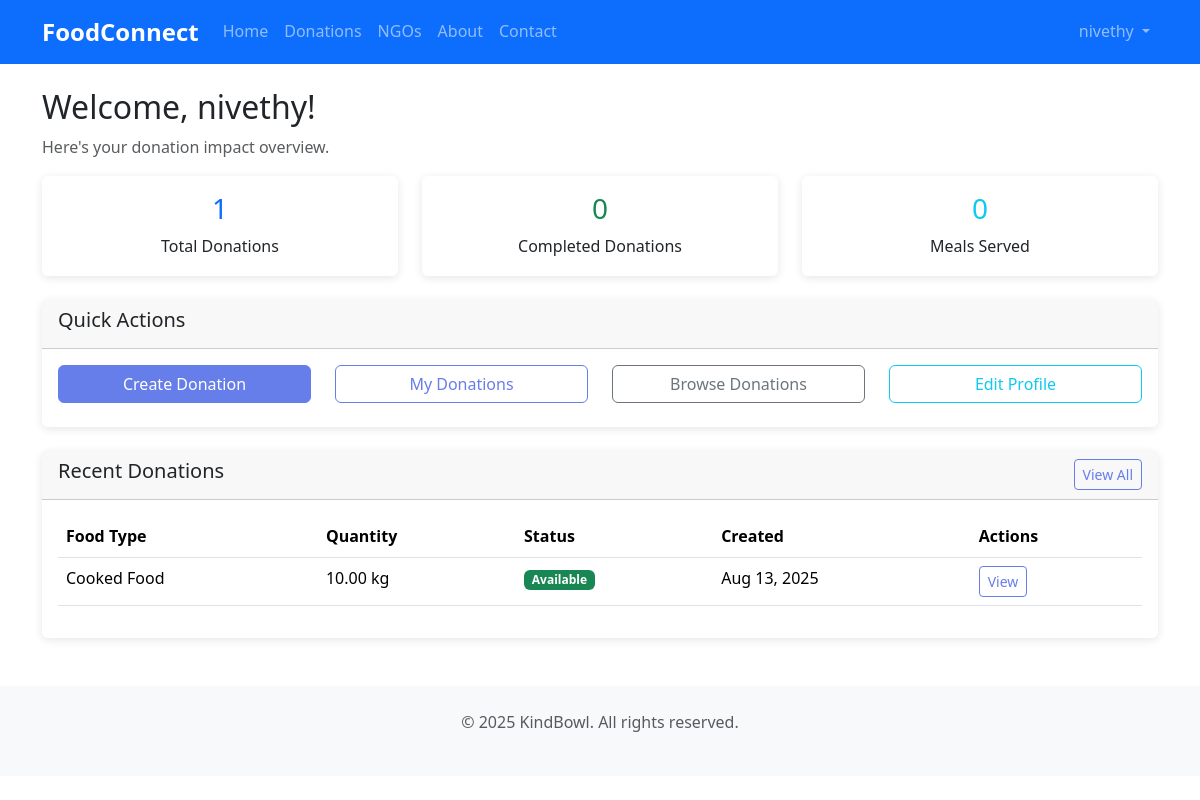
Page /dashboard/ (signed in) on the committed database.
### accounts/models.py (models this page shows, shortened)
class User(AbstractUser):
    USER_TYPES = [
        ('donor', 'Donor'),
        ('ngo', 'NGO'),
        ('admin', 'Admin'),
    ]
    user_type = models.CharField(max_length=20, choices=USER_TYPES, default='donor')
    phone = models.CharField(max_length=15, blank=True)
    address = models.TextField(blank=True)
    created_at = models.DateTimeField(auto_now_add=True)
    updated_at = models.DateTimeField(auto_now=True)
    class Meta:
        verbose_name = 'User'
        verbose_name_plural = 'Users'

### donations/models.py (models this page shows, shortened)
class FoodDonation(models.Model):
    FOOD_TYPES = [
        ('cooked', 'Cooked Food'),
        ('raw', 'Raw Food'),
        ('packaged', 'Packaged Food'),
        ('beverages', 'Beverages'),
        ('other', 'Other'),
    ]
    STATUS_CHOICES = [
        ('available', 'Available'),
        ('accepted', 'Accepted'),
        ('completed', 'Completed'),
        ('expired', 'Expired'),
        ('cancelled', 'Cancelled'),
    ]
    donor = models.ForeignKey(User, on_delete=models.CASCADE)
    food_type = models.CharField(max_length=50, choices=FOOD_TYPES)
    quantity = models.DecimalField(max_digits=10, decimal_places=2)
    unit = models.CharField(max_length=20)
    description = models.TextField()
    pickup_option = models.BooleanField(default=True)
    drop_off_address = models.TextField(blank=True)
    available_until = models.DateTimeField()
    status = models.CharField(max_length=20, choices=STATUS_CHOICES, default='available')
    image = models.ImageField(upload_to='donations/', blank=True, null=True)
    created_at = models.DateTimeField(auto_now_add=True)
    updated_at = models.DateTimeField(auto_now=True)
    class Meta:
        verbose_name = 'Food Donation'
        verbose_name_plural = 'Food Donations'
        ordering = ['-created_at']

### main/views.py (the view, shortened to what this page needs)
# urls.py: path('dashboard/', views.dashboard, name='dashboard'),
@login_required
def dashboard(request):
    if request.user.user_type == 'donor':
        my_donations = FoodDonation.objects.filter(donor=request.user)
        total_donations = my_donations.count()
        completed_donations = my_donations.filter(status='completed').count()
        total_meals = DonationHistory.objects.filter(
            donation__donor=request.user,
            status='completed'
        ).aggregate(total=Sum('estimated_meals'))['total'] or 0
        context = {
            'total_donations': total_donations,
            'completed_donations': completed_donations,
            'total_meals': total_meals,
            'recent_donations': my_donations[:5],
        }
        template = 'dashboard/donor_dashboard.html'
    return render(request, template, context)

### templates/dashboard/donor_dashboard.html (shortened to what this page needs)
{% extends 'base.html' %}
{% block content %}
<div class="row">
    <div class="col-12">
        <h2>Welcome, {{ user.username }}!</h2>
        <p class="text-muted">Here's your donation impact overview.</p>
    </div>
</div>
<div class="row mb-4">
    <div class="col-md-4">
        <div class="card text-center">
            <div class="card-body">
                <h3 class="card-title text-primary">{{ total_donations }}</h3>
                <p class="card-text">Total Donations</p>
            </div>
        </div>
    </div>
    <div class="col-md-4">
        <div class="card text-center">
            <div class="card-body">
                <h3 class="card-title text-success">{{ completed_donations }}</h3>
                <p class="card-text">Completed Donations</p>
            </div>
        </div>
    </div>
    <div class="col-md-4">
        <div class="card text-center">
            <div class="card-body">
                <h3 class="card-title text-info">{{ total_meals }}</h3>
                <p class="card-text">Meals Served</p>
            </div>
        </div>
    </div>
</div>
<div class="row mb-4">
    <div class="col-12">
        <div class="card">
            <div class="card-header">
                <h5>Quick Actions</h5>
            </div>
            <div class="card-body">
                <div class="row">
                    <div class="col-md-3">
                        <a href="{% url 'donations:create' %}" class="btn btn-primary w-100 mb-2">
                             Create Donation
                        </a>
                    </div>
                    <div class="col-md-3">
                        <a href="{% url 'donations:my_donations' %}" class="btn btn-outline-primary w-100 mb-2">
                             My Donations
                        </a>
                    </div>
                    <div class="col-md-3">
                        <a href="{% url 'donations:list' %}" class="btn btn-outline-secondary w-100 mb-2">
                             Browse Donations
                        </a>
                    </div>
                    <div class="col-md-3">
                        <a href="{% url 'accounts:profile' %}" class="btn btn-outline-info w-100 mb-2">
                             Edit Profile
                        </a>
                    </div>
                </div>
            </div>
        </div>
    </div>
</div>
<div class="row">
    <div class="col-12">
        <div class="card">
            <div class="card-header d-flex justify-content-between align-items-center">
                <h5>Recent Donations</h5>
                <a href="{% url 'donations:my_donations' %}" class="btn btn-sm btn-outline-primary">View All</a>
            </div>
            <div class="card-body">
                {% if recent_donations %}
                    <div class="table-responsive">
                        <table class="table table-hover">
                            <thead>
                                <tr>
                                    <th>Food Type</th>
                                    <th>Quantity</th>
                                    <th>Status</th>
                                    <th>Created</th>
                                    <th>Actions</th>
                                </tr>
                            </thead>
                            <tbody>
                                {% for donation in recent_donations %}
                                <tr>
                                    <td>{{ donation.get_food_type_display }}</td>
                                    <td>{{ donation.quantity }} {{ donation.unit }}</td>
                                    <td>
                                        <span class="badge {% if donation.status == 'available' %}bg-success{% elif donation.status == 'accepted' %}bg-warning{% else %}bg-secondary{% endif %}">
                                            {{ donation.get_status_display }}
                                        </span>
                                    </td>
                                    <td>{{ donation.created_at|date:"M d, Y" }}</td>
                                    <td>
                                        <a href="{% url 'donations:detail' donation.pk %}" class="btn btn-sm btn-outline-primary">View</a>
                                    </td>
                                </tr>
                                {% endfor %}
                            </tbody>
                        </table>
                    </div>
                {% else %}
                    <div class="text-center py-4">
                        <h6>No donations yet</h6>
                        <p class="text-muted">Start making a difference by creating your first donation.</p>
                        <a href="{% url 'donations:create' %}" class="btn btn-primary">Create Donation</a>
                    </div>
                {% endif %}
            </div>
        </div>
    </div>
</div>
{% endblock %}

### templates/base.html (shortened to what this page needs)
<!DOCTYPE html>
<html lang="en">
<head>
    <link href="https://cdn.jsdelivr.net/npm/bootstrap@5.3.2/dist/css/bootstrap.min.css" rel="stylesheet">
    {% load static %}
    <link rel="stylesheet" href="{% static 'css/style.css' %}">
</head>
<body>
    <nav class="navbar navbar-expand-lg navbar-dark bg-primary">
        <div class="container">
            <a class="navbar-brand" href="{% url 'main:home' %}">FoodConnect</a>
            <div class="collapse navbar-collapse" id="navbarNav">
                <ul class="navbar-nav me-auto">
                    <li class="nav-item">
                        <a class="nav-link" href="{% url 'main:home' %}">Home</a>
                    </li>
                    <li class="nav-item">
                        <a class="nav-link" href="{% url 'donations:list' %}">Donations</a>
                    </li>
                    <li class="nav-item">
                        <a class="nav-link" href="{% url 'ngos:list' %}">NGOs</a>
                    </li>
                    <li class="nav-item">
                        <a class="nav-link" href="{% url 'main:about' %}">About</a>
                    </li>
                    <li class="nav-item">
                        <a class="nav-link" href="{% url 'main:contact' %}">Contact</a>
                    </li>
                </ul>
                <ul class="navbar-nav">
                    {% if user.is_authenticated %}
                        <li class="nav-item dropdown">
                            <a class="nav-link dropdown-toggle" href="#" id="navbarDropdown" role="button" data-bs-toggle="dropdown" aria-expanded="false">
                                {{ user.username }}
                            </a>
                        </li>
                    {% endif %}
                </ul>
            </div>
        </div>
    </nav>
    <main class="container mt-4">
        {% block content %}
        {% endblock %}
    </main>
    <footer class="bg-light text-center text-muted py-4 mt-5">
        <div class="container">
            <p>&copy; 2025 KindBowl. All rights reserved.</p>
        </div>
    </footer>
</body>
</html>

### static/css/style.css (style rules this page uses)
body { font-family: 'Segoe UI', Tahoma, Geneva, Verdana, sans-serif; line-height: 1.6; }
.navbar-brand { font-weight: bold; font-size: 1.5rem; }
.card { transition: transform 0.3s ease; border: none; box-shadow: 0 2px 10px rgba(0,0,0,0.1); }
.btn-primary { background-color: #667eea; border-color: #667eea; }
.btn-outline-primary { color: #667eea; border-color: #667eea; }
footer { margin-top: auto; }

### rows in the picture
User: username "nivethy"
FoodDonation: food_type "Cooked Food", quantity "10.00", unit "kg", status "Available", created_at "Aug 13, 2025"

### other values in the picture
{{ total_donations }} "1"
{{ completed_donations }} "0"
{{ total_meals }} "0"
